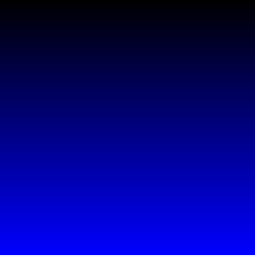
Frame 1 (no input)
Frame 60 (the mouse pressed at the canvas centre just before this capture): identical to frame 1, image omitted
Frame 120 (the mouse held since frame 60 and released just before this capture): identical to frame 1, image omitted

The Processing sketch that drew this single still picture (run headless with seeded random() and noise(); from frame 60 on, the mouse is pressed at the canvas centre):

// Processing sketch: day6_3_ForLoops_Gradient
// ── day6_3_ForLoops_Gradient.pde
//----------------------------------------------------
// DT Bootcamp 2013, Parsons the New School for Design. 
// Day 6, For Loops and Functions
// Creating gradients with for loops
// http://processing.org/reference/for.html
//----------------------------------------------------

/* Gradients */

void setup() {
  size(255, 255); //255 to show full spectrum of blue-value
  noStroke(); //bc rectangles are 1 space wide, can't have a stroke or else everything will be the color of the stroke!
}

void draw() {

  //  //vertical gradient (white to blue)
  //  for (int i=0; i<255; i++) { 
  //    fill(255-i, 255-i, 255);  //fades from RGB(255,255,255) to RGB(0,0,255)
  //    rect(i, 0, 1, 255); // One pixel rect
  //  }

  //Horizontal black to blue
  for (int i=0; i<255; i++) {
    fill(0, 0, i+1);
    rect(0, i, width, 1);
  }
}
